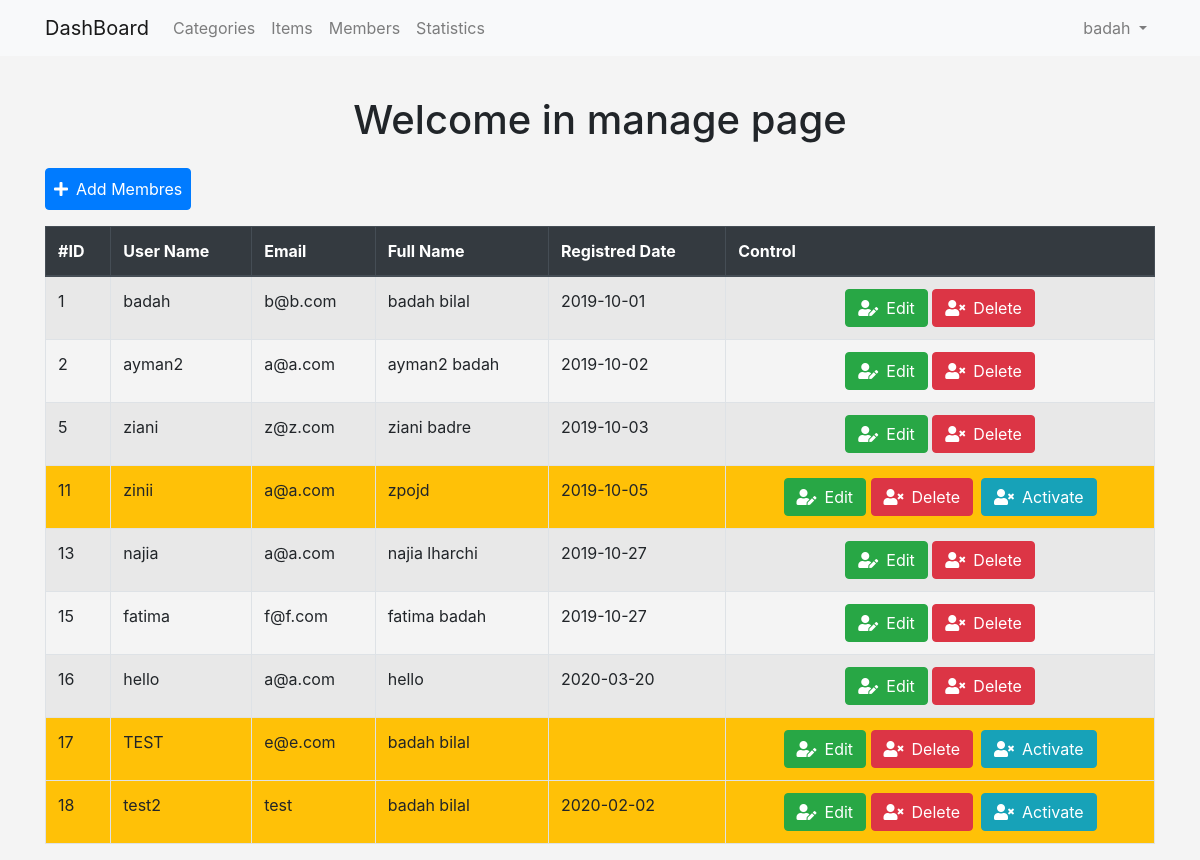
/admin/members.php (signed in), run on the app's committed database.
### tables this page shows
CREATE TABLE IF NOT EXISTS `users` (
  `id` int(11) NOT NULL AUTO_INCREMENT,
  `username` varchar(255) NOT NULL,
  `password` varchar(255) NOT NULL,
  `email` varchar(255) NOT NULL,
  `fullname` varchar(255) NOT NULL,
  `groupID` int(11) NOT NULL DEFAULT '0',
  `trustStatus` int(11) NOT NULL DEFAULT '0',
  `RegStatus` int(11) NOT NULL DEFAULT '0',
  `date` date DEFAULT NULL,
  PRIMARY KEY (`id`),
  UNIQUE KEY `username` (`username`)
);

### admin/includes/languages/english.php (called while the page is built)
<?php
    function lang( $phrase) {
        static $lang = array(
          'MESSAGE' => 'Welcome',
          'Admin' => 'Administrator',
            'DASHBOARD'             =>'DashBoard',
            'HOME_ADMIN'            => 'Home',
            'CATEGORIES'            => 'Categories',
            'ITEMS'                 => 'Items',
            'MEMBRES'               => 'Members',
            'STATISTICS'            => 'Statistics',
            'EDIT_PROFILE'          => 'Edit profile',
            'SETTINGS'              => 'Settings',
            'LOGOUT'                => 'Logout',
        );
        return $lang[$phrase];
    }
?>

### admin/members.php (the view, shortened to what this page needs)
<?php
if (isset($_SESSION["username"])) {
    include 'init.php';
} else {
    header('Location: index.php');
}
?>
<div class="container mt-4">
    <?php
    $do = isset($_GET['do']) ? $_GET['do'] : 'Manage';
    if ($do == 'Manage') { ?>
        <?php
            $where = "";
            $req = $cnx->prepare("select * from users $where");
            $req->execute();
            $rows = $req->fetchAll();
        ?>
        <h1 class="text-center py-3">Welcome in manage page</h1>
        <a href="members.php?do=Add" class="p-2 btn btn-primary mb-3"><i class="pr-2 fas fa-plus" ></i>Add Membres</a>
        <div class="table-responsive">
            <table class="table table-striped table-bordered">
                <thead class="thead-dark">
                <tr>
                    <th scope="col">#ID</th>
                    <th scope="col">User Name</th>
                    <th scope="col">Email</th>
                    <th scope="col">Full Name</th>
                    <th scope="col">Registred Date</th>
                    <th scope="col">Control</th>
                </tr>
                </thead>
                <tbody>
                <?php
                foreach ($rows as $row) {
                    if( $row['RegStatus'] == 0) {
                        echo "<tr class='bg-warning'>";
                    }else {
                        echo "<tr>";
                    }
                    echo "<td>" . $row["id"] . "</td>";
                    echo "<td>" . $row["username"] . "</td>";
                    echo "<td>" . $row["email"] . "</td>";
                    echo "<td>" . $row["fullname"] . "</td>";
                    echo "<td>" . $row["date"] . "</td>";
                    echo "<td class='text-center'>
                                <a href='members.php?do=Edit&userid=". $row['id']. "' class='btn btn-success btn-tabel-sm'><i class=\" pr-2 fas fa-user-edit\"></i>Edit</a>
                                <a href='members.php?do=Delete&userid=". $row['id']. "' class='btn btn-danger btn-tabel-sm confirm'><i class=\"pr-2 fas fa-user-times\"></i>Delete</a>";
                    if( $row['RegStatus'] == 0) {
                           echo  "<a href='members.php?do=Delete&userid=". $row['id']. "' class='btn btn-info btn-tabel-sm confirm ml-2'><i class=\"pr-2 fas fa-user-times\"></i>Activate</a>";
                         }
                     echo     "</td>";
                    echo "</tr>";
                }
                ?>
                </tbody>
            </table>
        </div>
    <?php }
    ?>
</div>
<?php include $dirTbl . "footer.php"; ?>

### admin/includes/templates/header.php (shortened to what this page needs)
<!doctype html>
<html lang="en">
<head>
    <link rel="stylesheet" href="<?php echo $dirCss ?>bootstrap.min.css">
    <link rel="stylesheet" href="<?php echo $dirCss ?>stylebackend.css">
    <link href="<?php echo $dirCss ?>all.min.css" rel="stylesheet">
</head>
<body>

### admin/init.php (shortened to what this page needs)
<?php
    $dirTbl = 'includes/templates/';
    $dirLang = 'includes/languages/';
    $dirCss = 'layout/css/';
    include $dirLang .'english.php';
    include $dirTbl ."header.php";
    if(!isset($noNavbar)){
        include $dirTbl."navbar.php";
    }
?>

### admin/includes/templates/navbar.php (shortened to what this page needs)
<nav class="navbar navbar-expand-lg navbar-light bg-light">
    <div class="container">
    <a class="navbar-brand" href="dashboard.php"><?php echo lang('DASHBOARD') ?></a>
    <div class="collapse navbar-collapse" id="app-nav">
        <ul class="navbar-nav mr-auto">
            <li class="nav-item">
                <a class="nav-link" href="categories.php"><?php echo lang('CATEGORIES') ?></a>
            </li>
            <li class="nav-item">
                <a class="nav-link" href="#"><?php echo lang('ITEMS') ?></a>
            </li>
            <li class="nav-item">
                <a class="nav-link" href="members.php"><?php echo lang('MEMBRES') ?></a>
            </li>
            <li class="nav-item">
                <a class="nav-link" href="#"><?php echo lang('STATISTICS') ?></a>
            </li>
        </ul>
        <ul class="navbar-nav">
            <li class="nav-item dropdown">
                <a class="nav-link dropdown-toggle" href="#" id="navbarDropdown" role="button" data-toggle="dropdown" aria-haspopup="true" aria-expanded="false">
                    <?php echo $_SESSION['username']?>
                </a>
            </li>
        </ul>
    </div>
    </div>
</nav>

### admin/includes/templates/footer.php (shortened to what this page needs)
</body>
</html>

### admin/layout/css/stylebackend.css (style rules this page uses)
body { background: #F4F4F4; font-size: 16px; }

### data on the page
users: id "1", username "badah", email "b@b.com", fullname "badah bilal", date "2019-10-01"
users: id "2", username "ayman2", email "a@a.com", fullname "ayman2 badah", date "2019-10-02"
users: id "5", username "ziani", email "z@z.com", fullname "ziani badre", date "2019-10-03"
users: id "11", username "zinii", email "a@a.com", fullname "zpojd", date "2019-10-05"
users: id "13", username "najia", email "a@a.com", fullname "najia lharchi", date "2019-10-27"
users: id "15", username "fatima", email "f@f.com", fullname "fatima badah", date "2019-10-27"
users: id "16", username "hello", email "a@a.com", fullname "hello", date "2020-03-20"
users: id "17", username "TEST", email "e@e.com", fullname "badah bilal"
users: id "18", username "test2", email "test", fullname "badah bilal", date "2020-02-02"

### other printed values
lang('DASHBOARD') "DashBoard"
lang('CATEGORIES') "Categories"
lang('ITEMS') "Items"
lang('MEMBRES') "Members"
lang('STATISTICS') "Statistics"
$_SESSION['username'] "badah"
